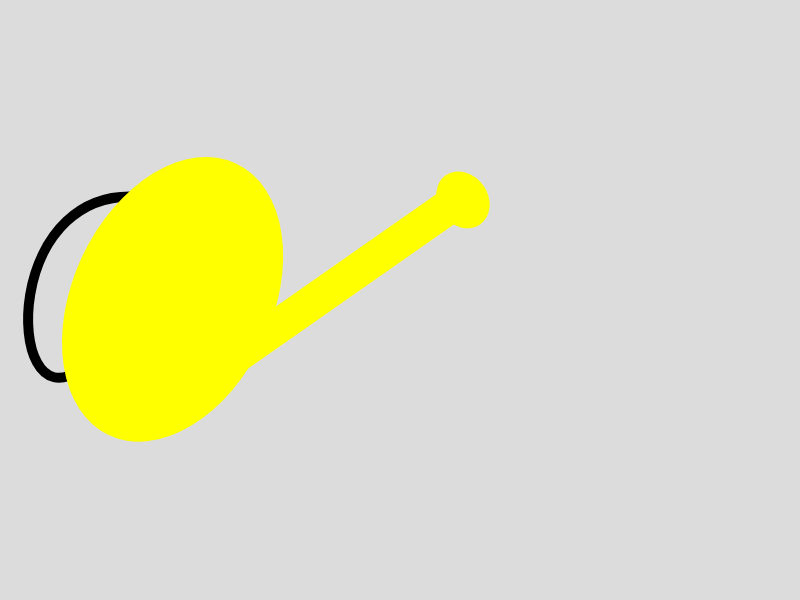
Frame 1 (no input)
Frame 60 (no input): identical to frame 1, image omitted
Frame 120 (the mouse pressed at the canvas centre since frame 60): identical to frame 1, image omitted

The p5.js sketch that drew this single still picture (run headless with seeded random() and noise() and a simulated clock; from frame 60 on, the mouse is pressed at the canvas centre):

// p5.js sketch
// ── sketch.js

//create an empty array called balls
let balls = [];
let waterpoint;

function setup() {
  createCanvas(800, 600);
   angleMode(DEGREES);
}

function draw(){
	background(220);
  strokeWeight (10);
noFill();
bezier(154, 199, 0, 170, 3, 425, 79, 370);
strokeWeight (0);
push();
translate(100, 100);
rotate(25);
fill("yellow");
ellipse(150, 150, 200,300);
rotate(300);
rect(-55, 270, 300, 35,50,50);
ellipse(240,290,50,60);
pop();



	for (let i = 0; i < balls.length; i++) {
      balls[i].drawBall();
	    balls[i].moveBall();
      print("thishasrubn");
    }




}
// function keyPressed(){ //every time you push a key, make a new ball from the ball class and add it to the balls array

  function keyPressed() {
    if (keyCode === UP_ARROW) {
       let  b = new Ball(random(400,500), random(400,300),"lightblue");
       waterpoint = waterpoint +1;
       balls.push(b);
       console.log(balls);
    }
    return false; // prevent default hiiii
  }

//ball class from which to create new balls with similar properties.
class Ball {

	constructor(x,y,color){ //every ball needs an x value and a y value
		    this.x = x;
    		this.y = y;
        this.color = color
	}

	drawBall(){  // draw a ball on the screen at x,y
        stroke(0);
        fill(this.color);
        bezier(this.x+31, this.y-27, this.x+68, this.y+88, this.x-12, this.y+91, this.x+31, this.y-28);
        fill(0);
        text('+1', this.x+25, this.y-40);
	}

	moveBall(){ //update the location of the ball, so it moves across the screen
		this.x = this.x;
		this.y = this.y+5;
    // if (this.y > 450) {
    //    this.y = -20
    // }
	}
}
